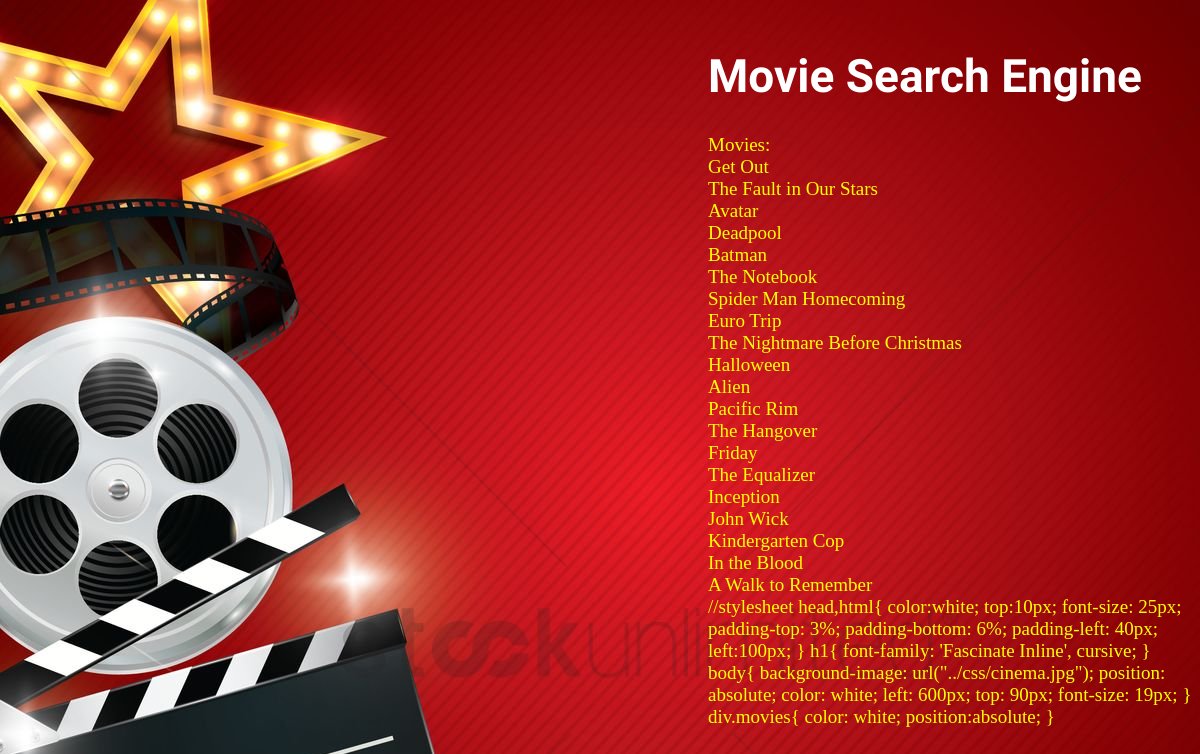
Page /.gitignore/index.php on the committed database.
### tables this page shows
CREATE TABLE IF NOT EXISTS `movie` (
  `movie_id` int(11) NOT NULL AUTO_INCREMENT,
  `movie_title` varchar(40) DEFAULT NULL,
  `movie_category` varchar(40) DEFAULT NULL,
  `duration` int(3) NOT NULL,
  `release_year` int(4) NOT NULL,
  PRIMARY KEY (`movie_id`)
);

### .gitignore/index.php (the view, shortened to what this page needs)
<!DOCTYPE html>
<html>
    <head>
        <link href="css/style.css" rel="stylesheet" type="text/css" />
    </head>
     <h1>Movie Search Engine</h1>
    <body>
        <?php
            $dbHost = getenv('IP');
            $dbPort = 3306;
            $dbName = "blockbuster";
            $username = 'root';
            $password = "";
            $dbConn = new PDO("mysql:host=$dbHost;port=$dbPort;dbname=$dbName", $username, $password);
            $dbConn->setAttribute(PDO::ATTR_ERRMODE, PDO::ERRMODE_EXCEPTION);
            echo "Movies: <br/ >";
            $sql = "SELECT movie_title FROM `movie`";
            $stmt = $dbConn->query($sql);
            $results = $stmt->fetchAll();
            foreach ($results as $record) {
            	echo $record['movie_title'];
            	echo "<br />";
            }
?>
//stylesheet
head,html{
    color:white;
    top:10px;
    font-size: 25px;
    padding-top: 3%;
    padding-bottom: 6%;
    padding-left: 40px;
    left:100px;
}
h1{
    font-family: 'Fascinate Inline', cursive;
}
body{
    background-image: url("../css/cinema.jpg");
    position: absolute;
    color: white;
    left: 600px;
    top: 90px;
    font-size: 19px;
}
div.movies{
    color: white;
    position:absolute;
}

### css/style.css (style rules this page uses)
head,html { color:white; top:10px; font-size: 35px; padding-top: 3%; padding-bottom: 6%; padding-left: 40px; left:100px; }
h1 { color:white; font-family: 'Fascinate Inline', cursive; font-size:46px; left:150px; }
body { background-image: url("../css/cinema.jpg"); position: absolute; color: yellow; left: 700px; top: 10px; font-size: 19px; }

### rows in the picture
movie: movie_title "Get Out"
movie: movie_title "The Fault in Our Stars"
movie: movie_title "Avatar"
movie: movie_title "Deadpool"
movie: movie_title "Batman"
movie: movie_title "The Notebook"
movie: movie_title "Spider Man Homecoming"
movie: movie_title "Euro Trip"
movie: movie_title "The Nightmare Before Christmas"
movie: movie_title "Halloween"
movie: movie_title "Alien"
movie: movie_title "Pacific Rim"
movie: movie_title "The Hangover"
movie: movie_title "Friday"
movie: movie_title "The Equalizer"
movie: movie_title "Inception"
movie: movie_title "John Wick"
movie: movie_title "Kindergarten Cop"
movie: movie_title "In the Blood"
movie: movie_title "A Walk to Remember"
